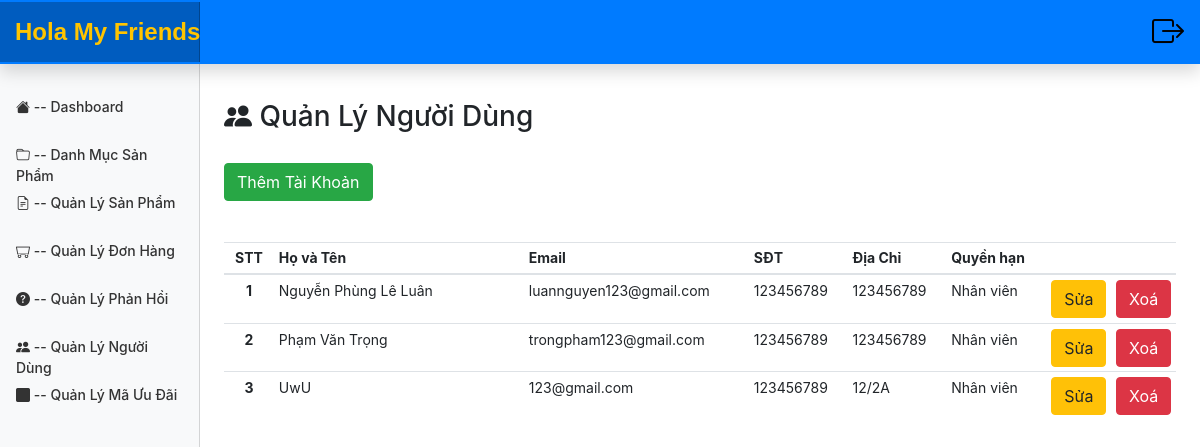
Page /admin/user/index.php (signed in) on the committed database.
### tables this page shows
CREATE TABLE `user` (
  `id` int(11) NOT NULL,
  `fullname` varchar(255) DEFAULT NULL,
  `email` varchar(255) DEFAULT NULL,
  `phone_number` varchar(20) DEFAULT NULL,
  `address` varchar(255) DEFAULT NULL,
  `password` varchar(255) DEFAULT NULL,
  `role_id` int(11) DEFAULT NULL,
  `created_at` datetime DEFAULT NULL,
  `updated_at` datetime DEFAULT NULL,
  `deleted` int(11) DEFAULT NULL
);

CREATE TABLE `role` (
  `id` int(11) NOT NULL,
  `name` varchar(255) DEFAULT NULL
);

### database/dbhelper.php (called while the page is built, shortened)
<?php
function executeResult($sql, $isSingle = false) {
	$data = null;
	$conn = mysqli_connect(HOST, USERNAME, PASSWORD, DATABASE);
	mysqli_set_charset($conn, 'utf8');
	$resultset = mysqli_query($conn, $sql);
	if($isSingle) {
		$data = mysqli_fetch_array($resultset, 1);
	} else {
		$data = [];
		while(($row = mysqli_fetch_array($resultset, 1)) != null) {
			$data[] = $row;
		}
	}
	return $data;
}

### utils/utility.php (called while the page is built, shortened)
<?php
function getUserToken() {
	if(isset($_SESSION['user'])) {
		return $_SESSION['user'];
	}
	return null;
}
?>

### admin/user/index.php (the view, shortened to what this page needs)
<?php
	require_once('../layouts/header.php');
	$sql = "select User.*, Role.name as role_name from User left join Role on User.role_id = Role.id where User.deleted = 0 and User.role_id != 1";
	$data = executeResult($sql);
?>
<div class="row" style="margin-top: 20px;">
	<div class="col-md-12 table-responsive">
		<h3>
			<i class="bi bi-people-fill"></i>
			Quản Lý Người Dùng
		</h3>
		<a href="editor.php"><button class="btn btn-success">Thêm Tài Khoản</button></a>
		<table class="table table-sm table-hover" style="margin-top: 20px;">
			<thead>
				<tr>
					<th style="text-align: center; width: 50px;">STT</th>
					<th style="width: 250px;">Họ và Tên</th>
					<th>Email</th>
					<th>SĐT</th>
					<th>Địa Chỉ</th>
					<th style="width: 100px;">Quyền hạn</th>
					<th style="width: 50px"></th>
					<th style="width: 50px"></th>
				</tr>
			</thead>
			<tbody>
<?php
	$index = 0;
	foreach($data as $item) {
		echo '<tr>
					<th style="text-align: center">'.(++$index).'</th>
					<td>'.$item['fullname'].'</td>
					<td>'.$item['email'].'</td>
					<td>'.$item['phone_number'].'</td>
					<td>'.$item['address'].'</td>
					<td>'.$item['role_name'].'</td>
					<td style="width: 50px">
						<a href="editor.php?id='.$item['id'].'"><button class="btn btn-warning">Sửa</button></a>
					</td>
					<td style="width: 50px">';
		if($user['id'] != $item['id'] && $item['role_id'] != 1) {
			echo '<button onclick="deleteUser('.$item['id'].')" class="btn btn-danger">Xoá</button>';
		}
		echo '
					</td>
				</tr>';
	}
?>
			</tbody>
		</table>
	</div>
</div>
<?php
	require_once('../layouts/footer.php');
?>

### assets/css/dashboard.css (style rules this page uses)
html { font-size: 16px; }
body { margin-top: 32px; font-size: .875rem; }

### rows in the picture
user: fullname "Nguyễn Phùng Lê Luân", email "luannguyen123@gmail.com", phone_number "123456789", address "123456789", role.name "Nhân viên"
user: fullname "Phạm Văn Trọng", email "trongpham123@gmail.com", phone_number "123456789", address "123456789", role.name "Nhân viên"
user: fullname "UwU", email "123@gmail.com", phone_number "123456789", address "12/2A", role.name "Nhân viên"
